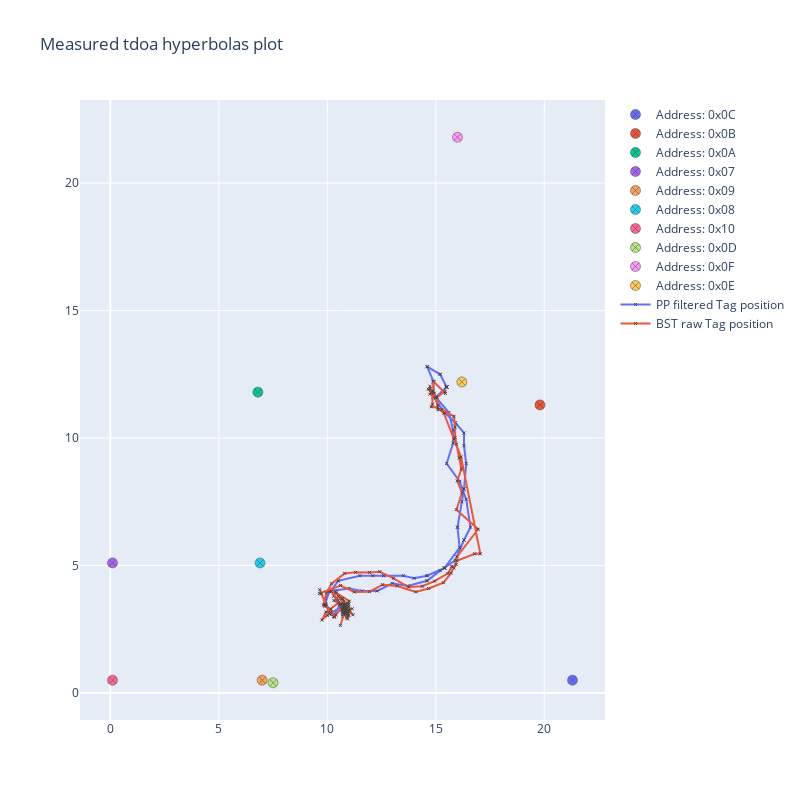

Notebook source saved alongside this figure:
### Markdown cell above
## Positiong Algorithms

### Code cell
P.process_dataframe_positioning(algoType="algorithmLSE",
                                timeWindow=0.5,
                                timeBased=False,
                                )
P.plot_measured_tdoa_map([P.PositionDf['x'], P.PositionDf['y']])

### Figure 1 — Plotly figure (JSON) as saved in the notebook; plotly's stock layout.template omitted (floating-point values rounded to 4 significant figures; data arrays with more than 128 entries replaced by an {"elided": "..."} marker saying what was removed)
{"data": [{"marker": {"line": {"width": 0.5}, "size": 10, "symbol": "circle-x"}, "mode": "markers", "name": "Address: 0x0C", "type": "scatter", "x": [21.3], "y": [0.5]}, {"marker": {"line": {"width": 0.5}, "size": 10, "symbol": "circle-x"}, "mode": "markers", "name": "Address: 0x0B", "type": "scatter", "x": [19.8], "y": [11.3]}, {"marker": {"line": {"width": 0.5}, "size": 10, "symbol": "circle-x"}, "mode": "markers", "name": "Address: 0x0A", "type": "scatter", "x": [6.8], "y": [11.8]}, {"marker": {"line": {"width": 0.5}, "size": 10, "symbol": "circle-x"}, "mode": "markers", "name": "Address: 0x07", "type": "scatter", "x": [0.1], "y": [5.1]}, {"marker": {"line": {"width": 0.5}, "size": 10, "symbol": "circle-x"}, "mode": "markers", "name": "Address: 0x09", "type": "scatter", "x": [7], "y": [0.5]}, {"marker": {"line": {"width": 0.5}, "size": 10, "symbol": "circle-x"}, "mode": "markers", "name": "Address: 0x08", "type": "scatter", "x": [6.9], "y": [5.1]}, {"marker": {"line": {"width": 0.5}, "size": 10, "symbol": "circle-x"}, "mode": "markers", "name": "Address: 0x10", "type": "scatter", "x": [0.1], "y": [0.5]}, {"marker": {"line": {"width": 0.5}, "size": 10, "symbol": "circle-x"}, "mode": "markers", "name": "Address: 0x0D", "type": "scatter", "x": [7.5], "y": [0.4]}, {"marker": {"line": {"width": 0.5}, "size": 10, "symbol": "circle-x"}, "mode": "markers", "name": "Address: 0x0F", "type": "scatter", "x": [16], "y": [21.8]}, {"marker": {"line": {"width": 0.5}, "size": 10, "symbol": "circle-x"}, "mode": "markers", "name": "Address: 0x0E", "type": "scatter", "x": [16.2], "y": [12.2]}, {"marker": {"line": {"width": 1}, "size": 3, "symbol": "x-thin"}, "mode": "markers+lines", "name": "PP filtered Tag position", "type": "scatter", "x": {"elided": "167 float values"}, "y": {"elided": "167 float values"}}, {"marker": {"line": {"width": 1}, "size": 3, "symbol": "x-thin"}, "mode": "markers+lines", "name": "BST raw Tag position", "type": "scatter", "x": {"elided": "144 float values"}, "y": {"elided": "144 float values"}}], "layout": {"height": 800, "title": {"text": "Measured tdoa hyperbolas plot"}, "width": 800}}
